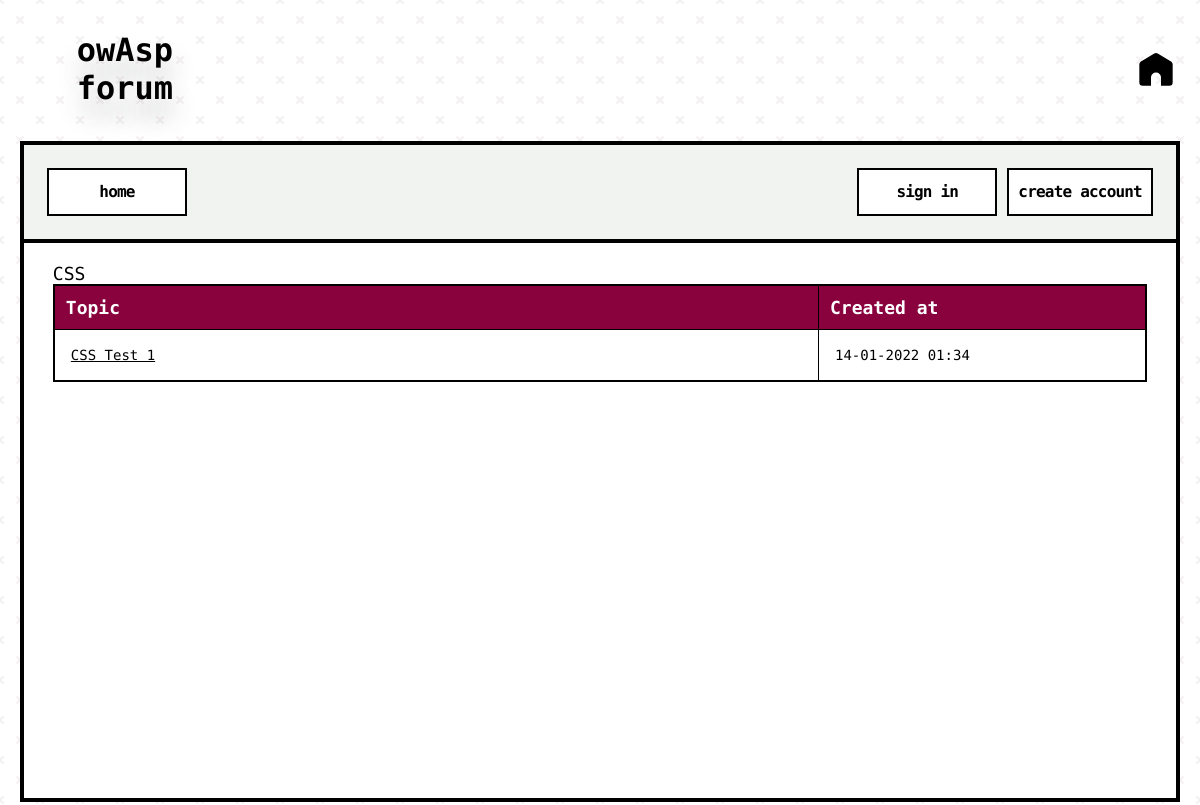
Page /forum/category.php?id=1 on the earlier database version.
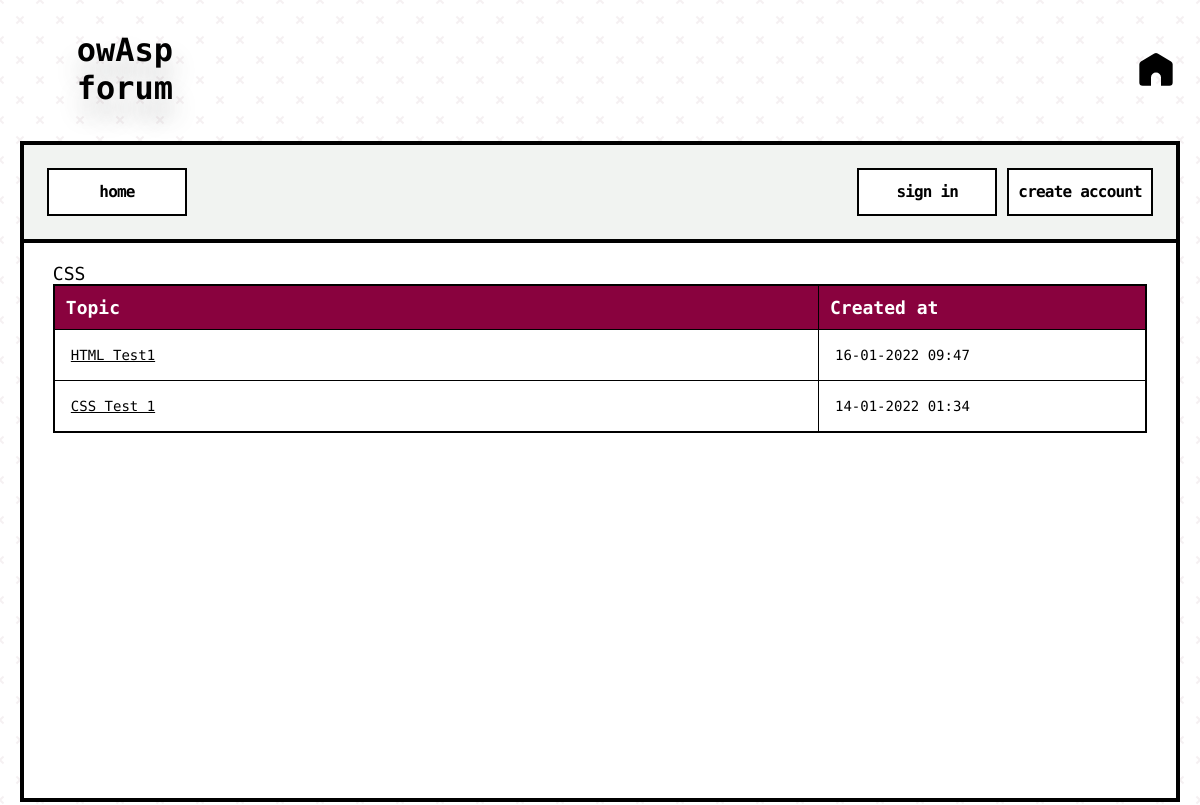
Same page on the later database version.
### tables this page shows
CREATE TABLE `categories` (
  `cat_id` int(8) NOT NULL,
  `cat_name` varchar(255) NOT NULL,
  `cat_description` varchar(255) NOT NULL
);

CREATE TABLE `topics` (
  `topic_id` int(8) NOT NULL,
  `topic_subject` varchar(255) NOT NULL,
  `topic_date` datetime NOT NULL,
  `topic_cat` int(8) NOT NULL,
  `topic_by` int(8) NOT NULL
);

### forum/category.php (the view, shortened to what this page needs)
<?php
include 'database.php';
include 'header.php';
$sql = "SELECT
			cat_id,
			cat_name,
			cat_description
		FROM
			categories
		WHERE
			cat_id = " . $_GET['id'];
$result = mysqli_query($connect_database, $sql);
if(!$result)
{
	echo '<br><font style="font-size: 14px;">The category could not be displayed, please try again later.</font><br><font style="font-size: 14px;">' .  '</font><br>';
}
else
{
	if(mysqli_num_rows($result) == 0)
	{
		echo '<br><font style="font-size: 14px;">This category does not exist.</font><br><br>';
	}
	else
	{
		while($row = mysqli_fetch_assoc($result))
		{
			echo '<font style="font-size: 18px;">' . $row['cat_name'] . '</font><br>';
		}
		$get_id = $_GET['id'];
		$sql = "SELECT
					topic_id,
					topic_subject,
					topic_date,
					topic_cat
				FROM
					topics
				WHERE
					topic_cat = '$get_id'
				ORDER BY
					topic_date
				DESC";
		$result = mysqli_query($connect_database, $sql);
		if(!$result)
		{
			echo '<br><font style="font-size: 14px;">The topics could not be displayed, please try again later.</font><br><br>';
		}
		else
		{
			if(mysqli_num_rows($result) == 0)
			{
				echo '<br><font style="font-size: 14px;">There are no topics in this category yet.</font><br><br>';
			}
			else
			{
				echo '<table border="1">
					  <tr>
						<th>Topic</th>
						<th>Created at</th>
					  </tr>';
				while($row = mysqli_fetch_assoc($result))
				{
					echo '<tr>';
						echo '<td class="leftpart">';
							echo '<font style="font-size: 14px;"><a href="topic.php?id=' . $row['topic_id'] . '">' . $row['topic_subject'] . '</a><br></font>';
						echo '</td>';
						echo '<td class="rightpart">';
							echo '<font style="font-size: 14px;">' . date('d-m-Y H:i', strtotime($row['topic_date'])) . '</font>';
						echo '</td>';
					echo '</tr>';
				}
				echo '</table>';
			}
		}
	}
}
include 'footer.php';

Differences in the rows shown:
added topics: topic_subject "HTML Test1", topic_date "16-01-2022 09:47"
